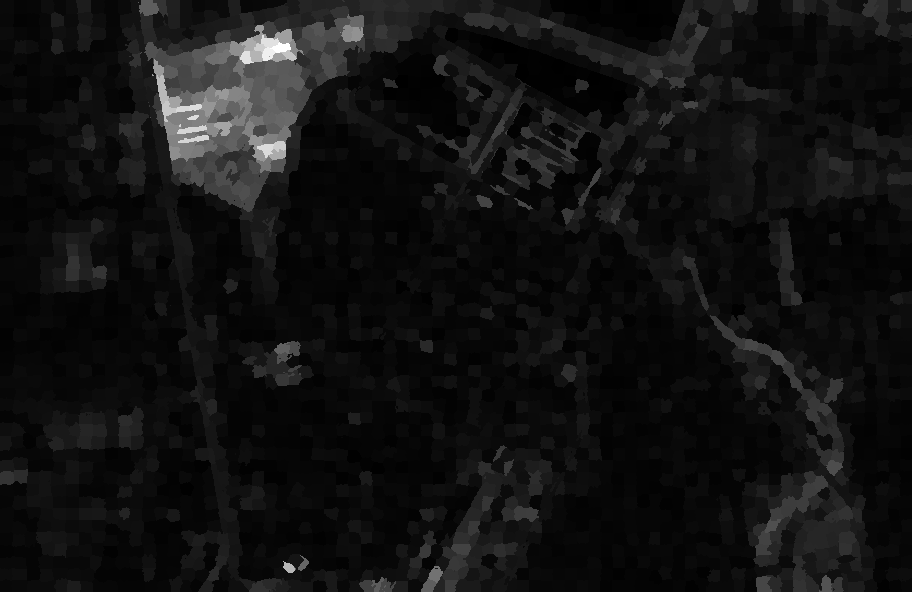
#> input picture result/Ver_DI.png, 912 x 592 px
$ python adaptive_fuse.py
#> lines starting #> are read from the running program, lines starting #| are printed output that depends on the picture; after the words box and inside, x2 and y2 are one past the last pixel; in counts of white or black regions, pixels touching at a corner belong together
import imageio.v2 as imageio
import numpy as np
import cv2
from aux_func.acc_ass import assess_accuracy
from aux_func.clustering import otsu


def fuse_DI_1():
    LocalGCN_DI = imageio.imread('./result/Ver_DI.png').astype(np.float32)
    NLocalGCN_DI = imageio.imread('./result/Edge_DI.png').astype(np.float32)
    height, width = LocalGCN_DI.shape
    alpha = np.var(LocalGCN_DI.reshape(-1))
    beta = np.var(NLocalGCN_DI.reshape(-1))
    fuse_DI = (alpha * LocalGCN_DI + beta * NLocalGCN_DI) / (alpha + beta)
    fuse_DI = np.reshape(fuse_DI, (height * width, 1))
    threshold = otsu(fuse_DI)
    fuse_DI = np.reshape(fuse_DI, (height, width))
    bcm = np.zeros((height, width)).astype(np.uint8)
    bcm[fuse_DI > threshold] = 255
    bcm[fuse_DI <= threshold] = 0
    imageio.imsave('./result/Adaptive_Fuse.png', bcm)

    fuse_DI = 255 * ((fuse_DI - np.min(fuse_DI)) / (np.max(fuse_DI) - np.min(fuse_DI)))
    imageio.imsave('./result/Adaptive_Fuse_DI.png', fuse_DI.astype(np.uint8))

    ground_truth_changed = imageio.imread('data/GT.png')
    ground_truth_unchanged = 255 - ground_truth_changed
    conf_mat, oa, f1, kappa_co = assess_accuracy(ground_truth_changed, ground_truth_unchanged, bcm)
    print(conf_mat)
    print(f'OA: {oa}, F1: {f1}, Kappa: {kappa_co}')


def fuse_DI_2():
    LocalGCN_DI = imageio.imread('./result/Ver_DI.png').astype(np.float32)
#> LocalGCN_DI: shape (592, 912) float32; min 0, max 255, mean 17.8
    NLocalGCN_DI = imageio.imread('./result/Edge_DI.png').astype(np.float32)
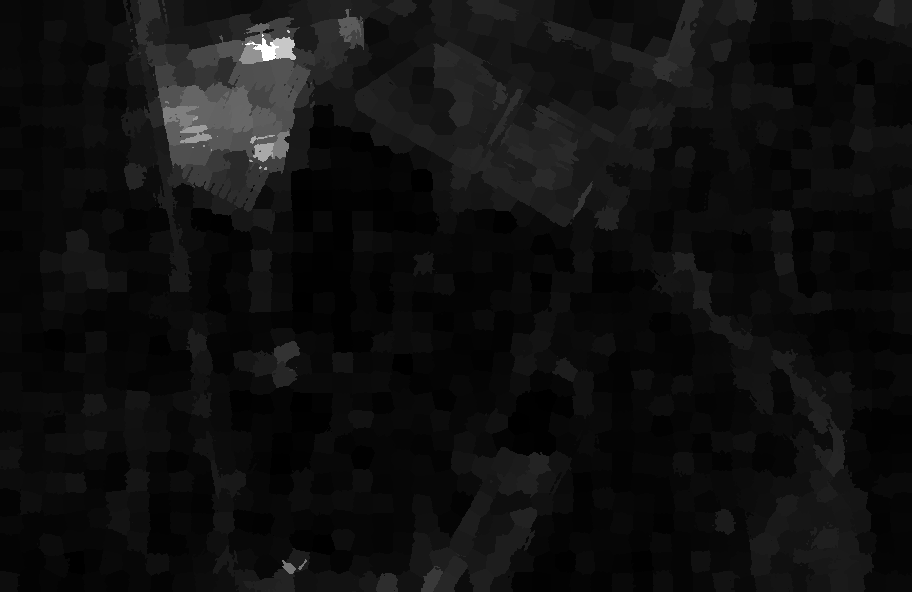
#> input picture result/Edge_DI.png, 912 x 592 px
#> NLocalGCN_DI: shape (592, 912) float32; min 0, max 255, mean 15.5
    height, width = LocalGCN_DI.shape
#> height = 592; width = 912

    alpha = np.var(LocalGCN_DI.reshape(-1))
#> alpha = 571.1
    beta = np.var(NLocalGCN_DI.reshape(-1))
#> beta = 337.9
    fuse_DI = (alpha * LocalGCN_DI + beta * NLocalGCN_DI) / (alpha + beta)

    ver_norm = 255 * ((LocalGCN_DI - LocalGCN_DI.min()) / (LocalGCN_DI.max() - LocalGCN_DI.min() + 1e-8))
    edge_norm = 255 * ((NLocalGCN_DI - NLocalGCN_DI.min()) / (NLocalGCN_DI.max() - NLocalGCN_DI.min() + 1e-8))
    ver_norm = ver_norm.astype(np.uint8)
#> ver_norm is the input picture: shape (592, 912); min 0, max 255, mean 17.8
    edge_norm = edge_norm.astype(np.uint8)
#> edge_norm is the input picture: shape (592, 912); min 0, max 255, mean 15.5

    _, Ver_bin = cv2.threshold(
        ver_norm,
        0,
        1,
        cv2.THRESH_BINARY + cv2.THRESH_OTSU
    )
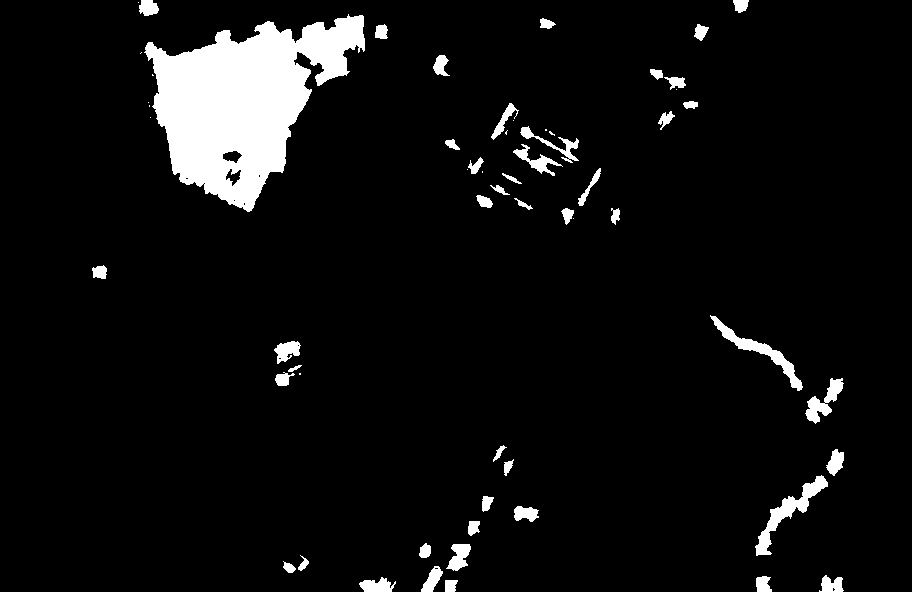
#> Ver_bin: shape (592, 912); values 0 (black) and 1 (white), 6.2% white; 60 white regions (15 under 20 px), largest, box (x1, y1, x2, y2) and area: (144, 14, 365, 212) 22789, (755, 475, 828, 556) 1297, (710, 315, 803, 391) 1088

    _, Edge_bin = cv2.threshold(
        edge_norm,
        0,
        1,
        cv2.THRESH_BINARY + cv2.THRESH_OTSU
    )
#> Edge_bin: shape (592, 912); values 0 (black) and 1 (white), 3.2% white; 11 white regions (6 under 20 px), largest, box (x1, y1, x2, y2) and area: (155, 17, 315, 190) 16261, (338, 9, 364, 50) 643, (421, 566, 443, 592) 322, (282, 560, 296, 574) 106, (298, 559, 307, 570) 28

    # 交集(高置信区域)
    intersection = (
            (Ver_bin == 1) &
            (Edge_bin == 1)
    ).astype(np.uint8)
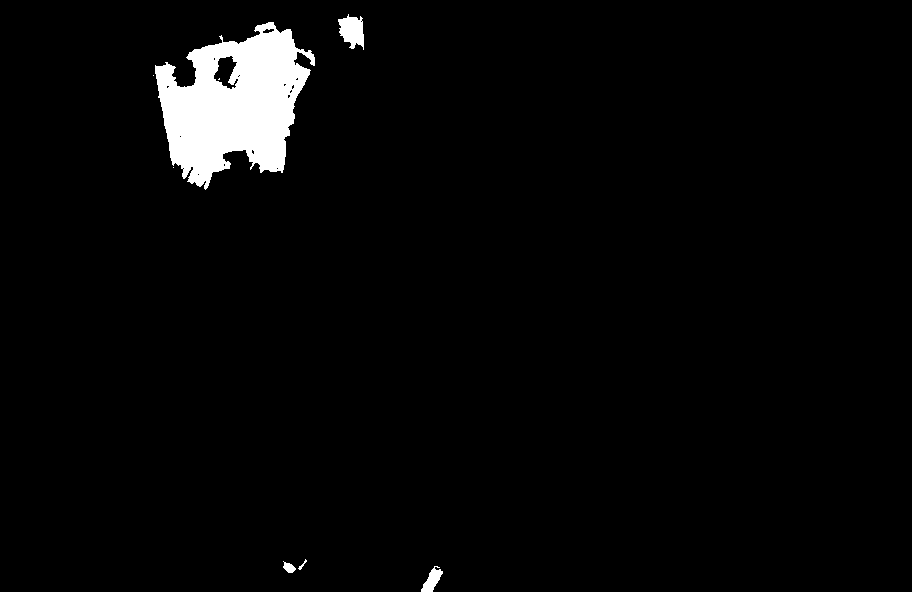
#> intersection: shape (592, 912); values 0 (black) and 1 (white), 3.1% white; 8 white regions (3 under 20 px), largest, box (x1, y1, x2, y2) and area: (155, 22, 315, 190) 15713, (338, 14, 364, 50) 617, (421, 566, 443, 592) 287, (283, 561, 296, 573) 93, (298, 559, 307, 570) 28
    # 并集(候选变化区域)
    union = (
            (Ver_bin == 1) |
            (Edge_bin == 1)
    ).astype(np.uint8)
#> union: shape (592, 912); values 0 (black) and 1 (white), 6.3% white; 63 white regions (18 under 20 px), largest, box (x1, y1, x2, y2) and area: (144, 9, 365, 212) 23363, (755, 475, 828, 556) 1297, (710, 315, 803, 391) 1088
    # 差集(不确定区域)
    diff_region = union - intersection
#> diff_region: shape (592, 912); values 0 (black) and 1 (white), 3.2% white; 148 white regions (89 under 20 px), largest, box (x1, y1, x2, y2) and area: (294, 18, 351, 86) 1998, (204, 150, 272, 212) 1960, (755, 475, 828, 556) 1297

    inverse_intersection = 1 - intersection
    dist = cv2.distanceTransform(
        inverse_intersection,
        cv2.DIST_L2,
        5
    )
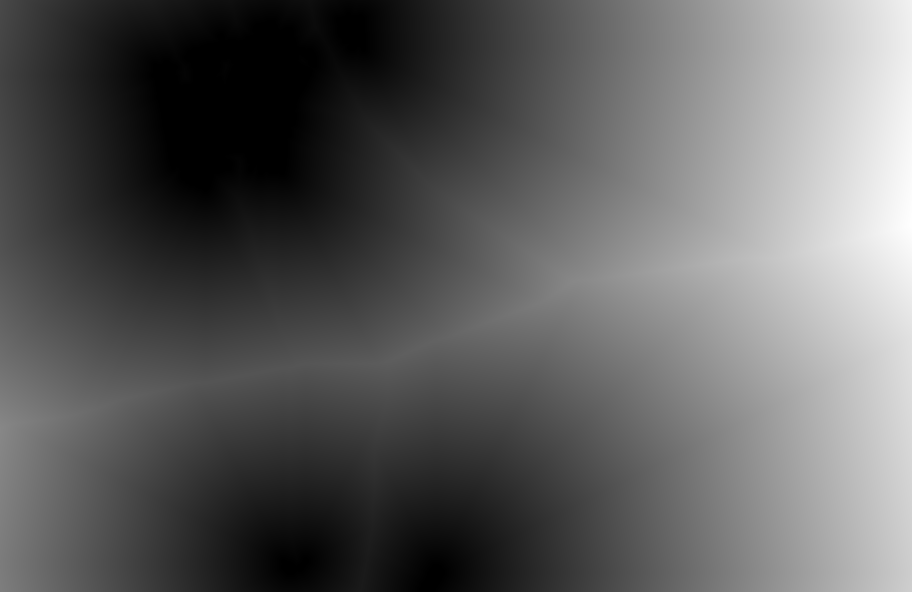
#> dist: shape (592, 912) float32; min 0, max 582.5, mean 215.4; drawn with min black and max white
    weight_map = np.ones((height, width), dtype=np.float32)

    high_gain = 0.5
    low_gain = 1.8
    tau = 15.0

    weight_map[intersection == 1] = 1.0 + high_gain

    decay = np.exp(-dist / tau)
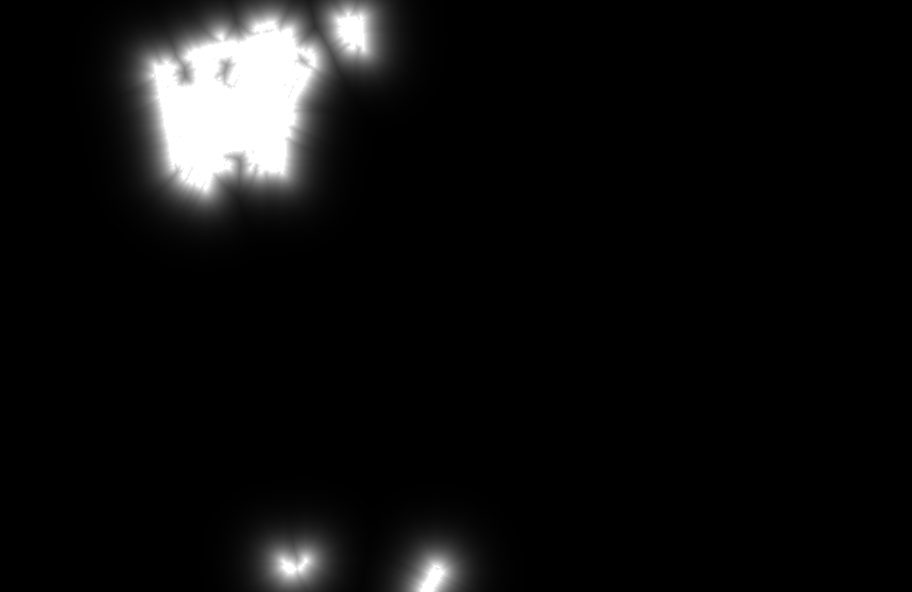
#> decay: shape (592, 912) float32; min 1.37e-17, max 1, mean 0.0611
    weight_map[diff_region == 1] = 1.0 + low_gain * decay[diff_region == 1]
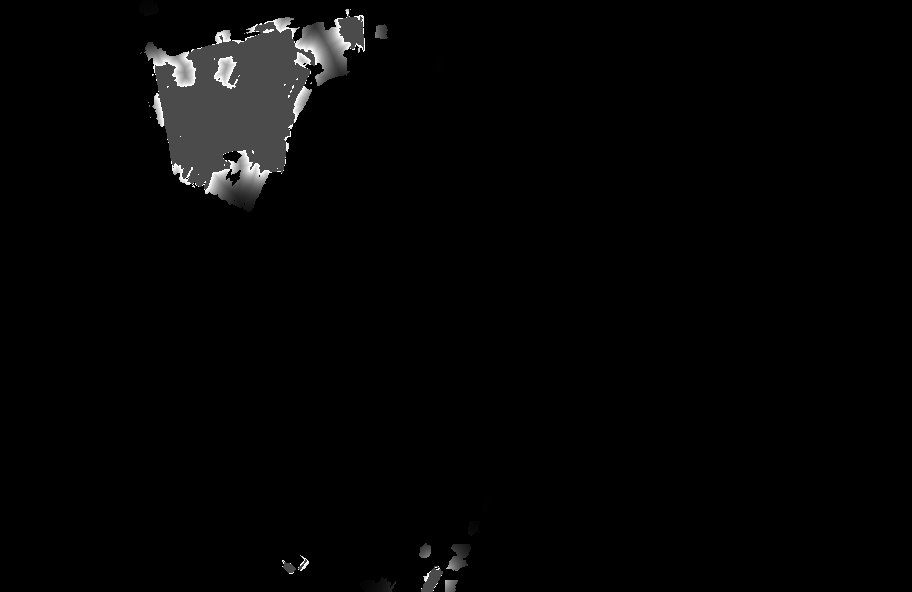
#> weight_map: shape (592, 912) float32; min 1, max 2.68, mean 1.03; drawn with min black and max white
    fuse_DI = fuse_DI * weight_map
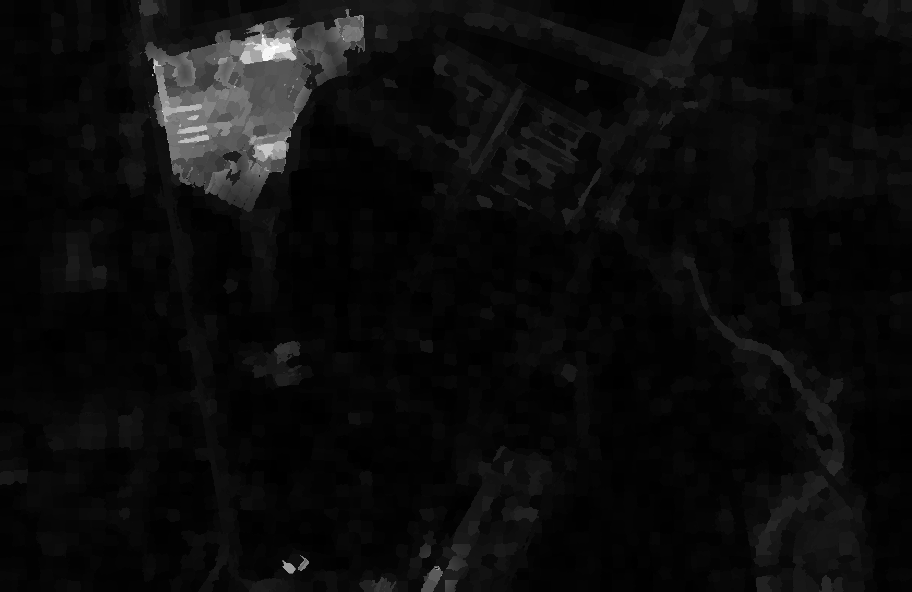
#> fuse_DI: shape (592, 912) float32; min 1, max 382.5, mean 19.6; drawn with min black and max white

    weight_vis = 255 * (weight_map - np.min(weight_map)) / (np.max(weight_map) - np.min(weight_map))
    imageio.imsave('./result/weight_map.png', weight_vis.astype(np.uint8))

    fuse_DI = fuse_DI.reshape(height * width, 1)
    threshold = otsu(fuse_DI)
    fuse_DI = fuse_DI.reshape(height, width)
    bcm = np.zeros((height, width), dtype=np.uint8)
    bcm[fuse_DI > threshold] = 255
    bcm[fuse_DI <= threshold] = 0

    imageio.imsave('./result/Adaptive_Fuse.png', bcm)
    fuse_DI = 255 * ((fuse_DI - np.min(fuse_DI)) / (np.max(fuse_DI) - np.min(fuse_DI)))
    imageio.imsave('./result/Adaptive_Fuse_DI.png', fuse_DI.astype(np.uint8))

    ground_truth_changed = imageio.imread('data/GT.png')
    ground_truth_unchanged = 255 - ground_truth_changed
    conf_mat, oa, f1, kappa_co = assess_accuracy(ground_truth_changed, ground_truth_unchanged, bcm)
    print(conf_mat)
    print(f'OA: {oa}, F1: {f1}, Kappa: {kappa_co}')


if __name__ == '__main__':
    fuse_DI_2()
#> (the call stopped at in fuse_DI_2, `threshold = otsu(fuse_DI)`: aux_func is not available in this run)
